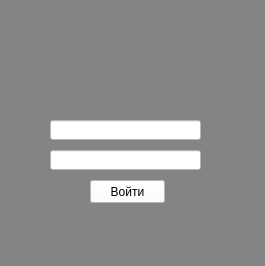
<?xml version="1.0" encoding="UTF-8"?>
<ui version="4.0">
 <class>MainWindow</class>
 <widget class="QMainWindow" name="MainWindow">
  <property name="geometry">
   <rect>
    <x>0</x>
    <y>0</y>
    <width>265</width>
    <height>266</height>
   </rect>
  </property>
  <property name="windowTitle">
   <string>MainWindow</string>
  </property>
  <property name="styleSheet">
   <string notr="true">background-color: rgb(132, 132, 132);</string>
  </property>
  <widget class="QWidget" name="centralwidget">
   <widget class="QPushButton" name="pushButton">
    <property name="geometry">
     <rect>
      <x>90</x>
      <y>180</y>
      <width>75</width>
      <height>23</height>
     </rect>
    </property>
    <property name="styleSheet">
     <string notr="true">background-color: rgb(255, 255, 255);</string>
    </property>
    <property name="text">
     <string>Войти</string>
    </property>
   </widget>
   <widget class="QLineEdit" name="lineEdit">
    <property name="geometry">
     <rect>
      <x>50</x>
      <y>120</y>
      <width>151</width>
      <height>20</height>
     </rect>
    </property>
    <property name="styleSheet">
     <string notr="true">
background-color: rgb(255, 255, 255);</string>
    </property>
   </widget>
   <widget class="QLineEdit" name="lineEdit_2">
    <property name="geometry">
     <rect>
      <x>50</x>
      <y>150</y>
      <width>151</width>
      <height>20</height>
     </rect>
    </property>
    <property name="styleSheet">
     <string notr="true">background-color: rgb(255, 255, 255);</string>
    </property>
   </widget>
   <widget class="QLabel" name="label_2">
    <property name="geometry">
     <rect>
      <x>80</x>
      <y>10</y>
      <width>100</width>
      <height>100</height>
     </rect>
    </property>
    <property name="sizePolicy">
     <sizepolicy hsizetype="Maximum" vsizetype="Maximum">
      <horstretch>0</horstretch>
      <verstretch>0</verstretch>
     </sizepolicy>
    </property>
    <property name="minimumSize">
     <size>
      <width>100</width>
      <height>100</height>
     </size>
    </property>
    <property name="maximumSize">
     <size>
      <width>100</width>
      <height>100</height>
     </size>
    </property>
    <property name="sizeIncrement">
     <size>
      <width>0</width>
      <height>0</height>
     </size>
    </property>
    <property name="baseSize">
     <size>
      <width>90</width>
      <height>5</height>
     </size>
    </property>
    <property name="focusPolicy">
     <enum>Qt::NoFocus</enum>
    </property>
    <property name="frameShape">
     <enum>QFrame::NoFrame</enum>
    </property>
    <property name="text">
     <string/>
    </property>
    <property name="pixmap">
     <pixmap>../pythonProjec/images/Мастер пол.ico</pixmap>
    </property>
    <property name="scaledContents">
     <bool>true</bool>
    </property>
   </widget>
  </widget>
  <widget class="QMenuBar" name="menubar">
   <property name="geometry">
    <rect>
     <x>0</x>
     <y>0</y>
     <width>265</width>
     <height>21</height>
    </rect>
   </property>
  </widget>
  <widget class="QStatusBar" name="statusbar"/>
 </widget>
 <resources/>
 <connections/>
</ui>
